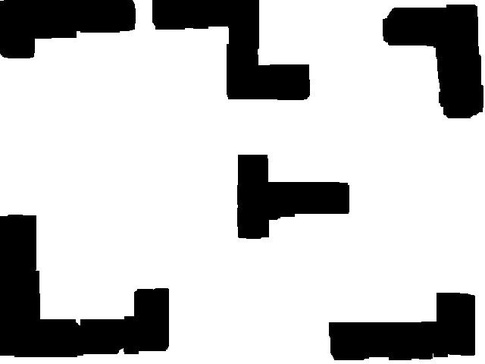
#> input picture Reference/WaypointGraphs/Images/greyscale_test_image_single_camera.jpg, 485 x 364 px, shrunk from 640 x 480 before the run
$ python GrowingNeuralGasTest.py   (older library calls are emulated)
#> lines starting #> are read from the running program, lines starting #| are printed output that depends on the picture; after the words box and inside, x2 and y2 are one past the last pixel; in counts of white or black regions, pixels touching at a corner belong together
# import skimage
from skimage import io, data, img_as_float
from skimage.filters import threshold_otsu, threshold_local, gaussian
from skimage import color

import numpy as np

from neupy import algorithms, utils

import matplotlib.pyplot as plt

import os
import sys


CURRENT_DIR = os.path.abspath(os.path.dirname(__name__))
LIBRARY_DIR = os.path.join(CURRENT_DIR, '..', '..')

def saveas(name):
    image_name = '{}.png'.format(name)
    image_path = os.path.join(LIBRARY_DIR, 'site', '2018', '03', '26', 'images', image_name)
    plt.savefig(image_path, facecolor='#f8fafb', bbox_inches='tight')


# astro = img_as_float(data.astronaut())
astro = io.imread('Images/greyscale_test_image_single_camera.jpg')
#> astro is the input picture: shape (364, 485); min 0, max 255, mean 194.6

# astro = astro[30:180, 150:300]
plt.imshow(astro);


plt.figure(figsize=(16, 6))

plt.subplot(141)
plt.title("Original image")
plt.imshow(astro)

astro_grey = color.rgb2grey(astro)

plt.subplot(142)
plt.title("Greyscaled image")
plt.imshow(astro_grey, cmap='gray')

# We added gaussian smoothing in order to reduce
# number of very small regions
astro_grey = gaussian(astro_grey, sigma=0.6)

plt.subplot(143)
plt.title("Greyscaled image \nwith gaussian smoothing")
plt.imshow(astro_grey, cmap='gray')

# Increase threshold in order to add more
# details to the binarized image
threshold_adjustment = 0.1
thresh = threshold_otsu(astro_grey) + threshold_adjustment
#> thresh = 0.602
binary_astro = astro_grey < thresh
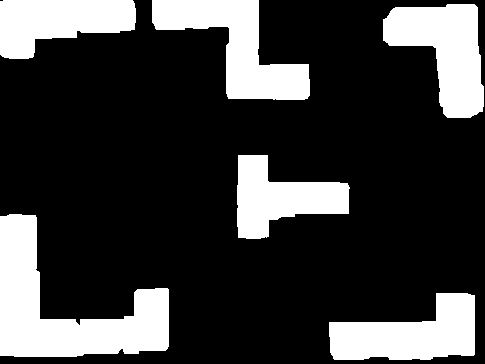
#> binary_astro: shape (364, 485) bool; 23.9% white; 6 white regions, box (x1, y1, x2, y2) and area: (0, 214, 169, 357) 11091, (152, 0, 310, 100) 7107, (383, 4, 484, 118) 6754, (329, 293, 475, 360) 6402, (0, 0, 136, 59) 5531, (237, 155, 350, 239) 5258

plt.subplot(144)
plt.title("Binarized image")
plt.imshow(astro_grey > thresh, cmap='gray');


def image_to_data(img):
    data = []
    for (x, y), value in np.ndenumerate(img):
        if value == 0:
            data.append([y, -x])
#> this loop made 176540 passes
#> value on passes 1 to 3: False, False, False
#> after the loop, data = 134397 items
    return data

# Convert each black pixel to a separate data point
# We will use these data points in order to learn
# topological structure of the image
data = image_to_data(binary_astro)
#> data = 134397 items

# Scaling factor allows us to reduce distance between data points
scale_factor = 0.001
data = scale_factor * np.array(data)
#> data = 134397 pairs, first value 0 to 0.484, second value -0.363 to 0
print("Number of data points: {:,}".format(len(data)))
#| Number of data points: 134,397

plt.figure(figsize=(6, 8))
plt.scatter(*np.array(data).T / scale_factor, s=5, alpha=1);


# np.savetxt('Point.pts', np.array(data))


plt.ion()
plt.show()
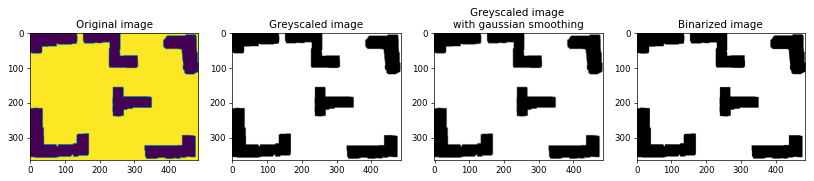
#> figure drawn by matplotlib, 4 panels
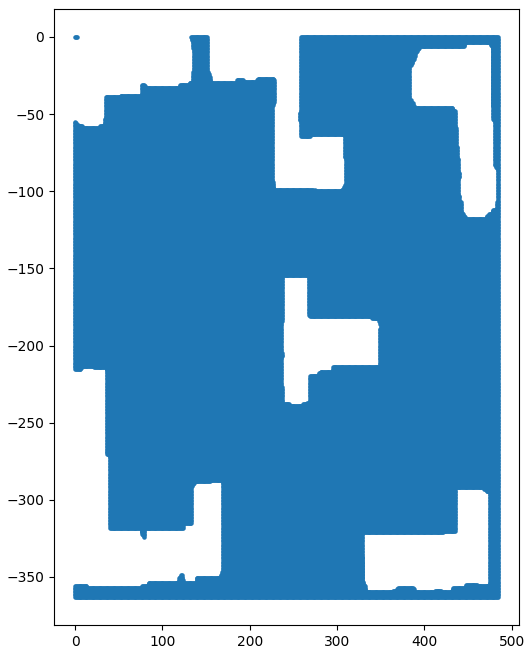
#> figure drawn by matplotlib, 1 panel


def draw_image(graph, show=True):
    # plt.scatter(*np.array(data).T / scale_factor, s=5, alpha=1);

    for node_1, node_2 in graph.edges:
        weights = np.concatenate([node_1.weight, node_2.weight])
        line, = plt.plot(*weights.T, color='black')
        plt.setp(line, linewidth=0.2, color='black')

    plt.xticks([], [])
    plt.yticks([], [])

    if show:
        # plt.ion()
        plt.pause(0.0001)
        plt.show()

def create_gng(max_nodes, step=0.2, n_start_nodes=100, max_edge_age=50):
    return algorithms.GrowingNeuralGas(
        n_inputs=2,
        n_start_nodes=n_start_nodes,

        shuffle_data=True,
        verbose=True,

        step=step,
        neighbour_step=0.005,

        max_edge_age=max_edge_age,
        max_nodes=max_nodes,

        n_iter_before_neuron_added=100,
        after_split_error_decay_rate=0.5,
        error_decay_rate=0.995,
        min_distance_for_update=0.01,
    )


utils.reproducible()
#> (this line was passed over: neupy is not available in this run)
gng = create_gng(max_nodes=100)
#> (the run stopped early here; a loop or call above may not have finished)
